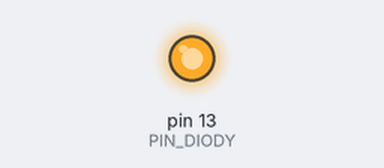
This sketch was run on a simulated Arduino Uno, built with avr-gcc and run on an emulated ATmega328P. Parts: output pins drawn as LEDs (lit = HIGH). What the sketch prints to the serial monitor is not drawn.

Above: at 2.5 s.
At 7.6 s:
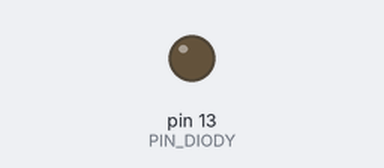
Timing chart, 0 to 10.8 s (numbered marks = the images above):
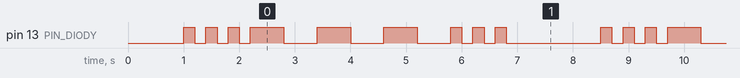

The sketch:

L01_pierwszy_program.ino
```cpp
/*
 * ==============================================================
 *  LEKCJA 01: PIERWSZY PROGRAM – SERIAL I DIODA
 *  Kurs „Inżynieria dronowa” – Uniwersytet Dzieci, zajęcia 2
 *  WERSJA PROWADZĄCEGO (z rozwiązaniami)
 * ==============================================================
 *
 *  CZEGO SIĘ NAUCZYSZ
 *   - Każdy program Arduino ma dwie części: setup() i loop().
 *   - Jak włączyć i wyłączyć diodę.
 *   - Jak płytka „pisze” do komputera (Serial Monitor).
 *
 *  CO MUSI BYĆ PODŁĄCZONE
 *   - Tylko kabel USB. Dioda jest już na płytce.
 *
 *  JAK TO DZIAŁA
 *   setup() wykonuje się RAZ, zaraz po włączeniu.
 *   loop() wykonuje się w kółko, bez końca.
 *
 *      start
 *        |
 *     setup()        <- raz
 *        |
 *     loop()  <--+   <- w kółko
 *        |       |
 *        +-------+
 *
 *   SERIAL (UART) to rozmowa płytki z komputerem po kablu.
 *   Płytka wysyła bity (zera i jedynki) jeden po drugim,
 *   z prędkością 115200 bitów na sekundę. Komputer pokazuje
 *   je jako tekst w Serial Monitorze (lupa w prawym górnym rogu).
 *   Obie strony muszą „mówić” w tym samym tempie: 115200.
 *
 *  ZADANIA
 *   1. Zmień tempo mrugania (TEMPO_MS).
 *   2. Zrób sygnał SOS:  ... --- ...  (3 krótkie, 3 długie, 3 krótkie).
 *   3. Wypisuj licznik mrugnięć w Serial Monitorze.
 */

// ================== KONFIGURACJA ==================
#ifdef RGB_BUILTIN
const int PIN_DIODY = RGB_BUILTIN;   // kolorowa dioda na płytce
#else
const int PIN_DIODY = LED_BUILTIN;   // zwykła dioda na płytce
#endif

// ROZWIĄZANIE 1: tempo mrugania w milisekundach (1000 ms = 1 sekunda)
const int TEMPO_MS = 300;

// ROZWIĄZANIE 2: true = nadajemy SOS, false = zwykłe mruganie
const bool TRYB_SOS = true;
// ==================================================

int licznik = 0;   // zmienna: pudełko na liczbę, która może się zmieniać

void setup() {
  Serial.begin(115200);   // otwieramy „rozmowę” z komputerem
  delay(1000);            // chwila, żeby komputer zdążył się połączyć
  pinMode(PIN_DIODY, OUTPUT);
  Serial.println("Cześć! Tu dron. Zaczynam mrugać.");
}

// Jedno mrugnięcie: włącz, poczekaj, wyłącz, poczekaj.
void mrugnij(int czas_ms) {
  digitalWrite(PIN_DIODY, HIGH);   // HIGH = włączona
  delay(czas_ms);                  // delay = czekaj (w ms)
  digitalWrite(PIN_DIODY, LOW);    // LOW = wyłączona
  delay(czas_ms);
}

// ROZWIĄZANIE 2: SOS = 3 krótkie, 3 długie, 3 krótkie
void sygnalSOS() {
  for (int i = 0; i < 3; i++) mrugnij(200);   // S: kropki
  for (int i = 0; i < 3; i++) mrugnij(600);   // O: kreski
  for (int i = 0; i < 3; i++) mrugnij(200);   // S: kropki
  delay(1500);                                // przerwa przed kolejnym SOS
}

void loop() {
  // ROZWIĄZANIE 3: licznik rośnie o 1 przy każdym obrocie pętli
  licznik = licznik + 1;
  Serial.print("Mrugnięcie numer: ");
  Serial.println(licznik);

  if (TRYB_SOS) {
    sygnalSOS();
  } else {
    mrugnij(TEMPO_MS);
  }
}
```

Measured:
- by itself, pin 13 (PIN_DIODY): repeats every 7.5 s: 2 × (LOW 0.20 s, HIGH 0.20 s), LOW 0.20 s, 3 × (HIGH 0.60 s, LOW 0.60 s), 2 × (HIGH 0.20 s, LOW 0.20 s), HIGH 0.20 s, LOW 1.7 s, HIGH 0.20 s
- by itself, everything shown: repeats every 7.5 s, in 18 steps
